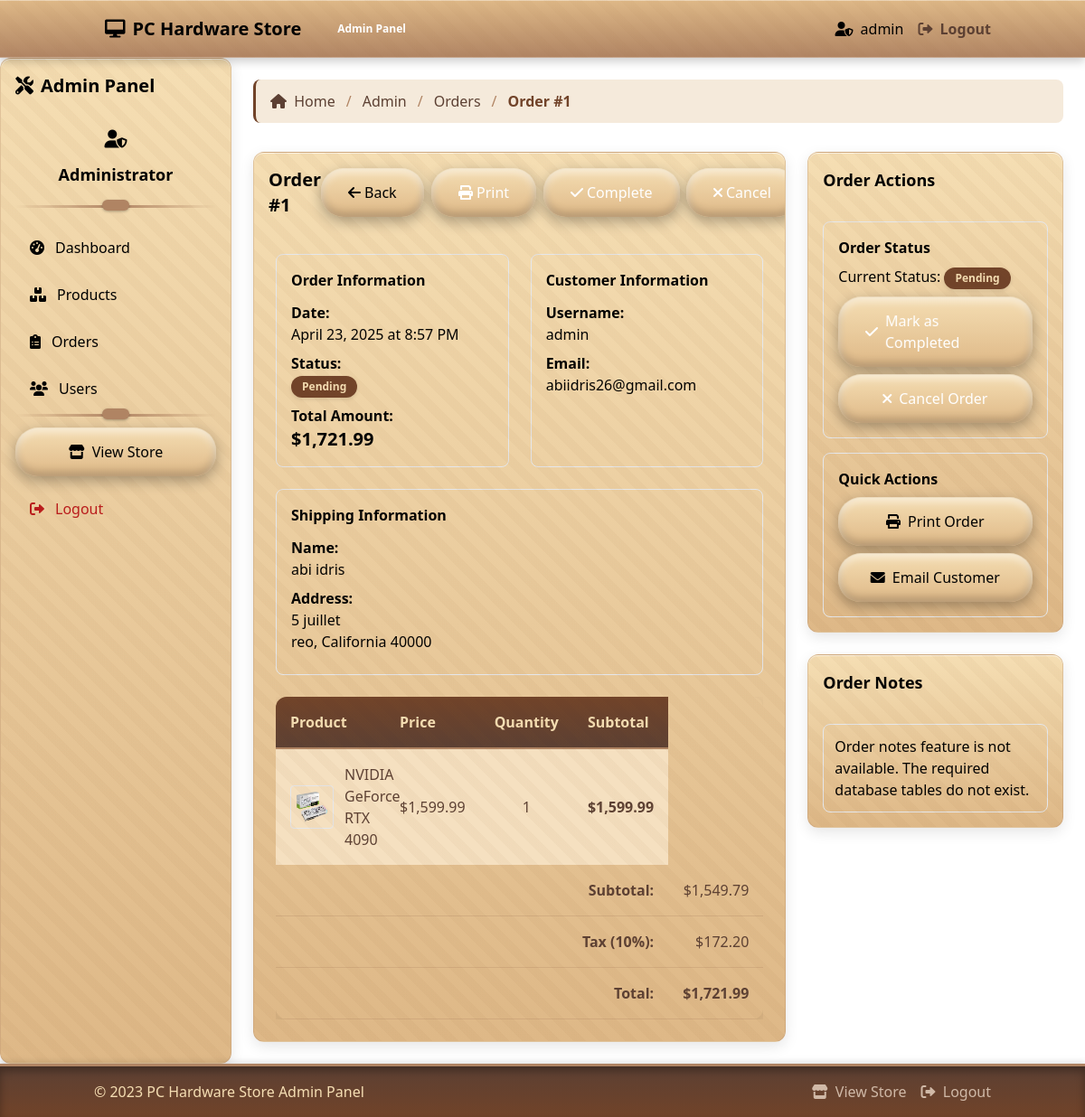
Page /admin/order_detail.php?id=1 (signed in) on the committed database.
### tables this page shows
CREATE TABLE `orders` (
  `id` int(11) NOT NULL,
  `user_id` int(11) DEFAULT NULL,
  `total` decimal(10,2) DEFAULT NULL,
  `status` enum('pending','processing','completed','cancelled') DEFAULT 'pending',
  `created_at` timestamp NOT NULL DEFAULT current_timestamp()
);

CREATE TABLE `users` (
  `id` int(11) NOT NULL,
  `username` varchar(50) NOT NULL,
  `email` varchar(100) NOT NULL,
  `password` varchar(255) NOT NULL,
  `created_at` timestamp NOT NULL DEFAULT current_timestamp(),
  `role` enum('user','admin') DEFAULT 'user',
  `active` tinyint(1) DEFAULT 1
);

CREATE TABLE `shipping_addresses` (
  `id` int(11) NOT NULL,
  `order_id` int(11) DEFAULT NULL,
  `first_name` varchar(100) DEFAULT NULL,
  `last_name` varchar(100) DEFAULT NULL,
  `address` text DEFAULT NULL,
  `city` varchar(100) DEFAULT NULL,
  `state` varchar(100) DEFAULT NULL,
  `zip` varchar(20) DEFAULT NULL
);

CREATE TABLE `order_items` (
  `id` int(11) NOT NULL,
  `order_id` int(11) DEFAULT NULL,
  `product_id` int(11) DEFAULT NULL,
  `quantity` int(11) DEFAULT NULL,
  `price` decimal(10,2) DEFAULT NULL
);

CREATE TABLE `products` (
  `id` int(11) NOT NULL,
  `name` varchar(255) NOT NULL,
  `description` text DEFAULT NULL,
  `price` decimal(10,2) NOT NULL,
  `image` varchar(255) DEFAULT NULL,
  `category` varchar(100) DEFAULT NULL,
  `stock` int(11) DEFAULT 0,
  `socket_type` varchar(50) DEFAULT NULL,
  `ram_type` varchar(50) DEFAULT NULL,
  `wattage` int(11) DEFAULT NULL,
  `form_factor` varchar(50) DEFAULT NULL,
  `created_at` timestamp NOT NULL DEFAULT current_timestamp(),
  `refresh_rate` int(11) DEFAULT NULL
);

### admin/order_detail.php (the view, shortened to what the rows shown need)
<?php
require_once '../includes/db.php';
$order_id = $_GET['id'];
$stmt = $pdo->prepare("
    SELECT o.*, u.username, u.email
    FROM orders o
    JOIN users u ON o.user_id = u.id
    WHERE o.id = ?
");
$stmt->execute([$order_id]);
$order = $stmt->fetch();
$stmt = $pdo->prepare("
    SELECT
        p.id, p.name, p.image,
        oi.quantity, oi.price,
        (oi.quantity * oi.price) AS subtotal
    FROM order_items oi
    JOIN products p ON oi.product_id = p.id
    WHERE oi.order_id = ?
");
$stmt->execute([$order_id]);
$items = $stmt->fetchAll();
$stmt = $pdo->prepare("
    SELECT * FROM shipping_addresses
    WHERE order_id = ?
    ORDER BY id DESC LIMIT 1
");
$stmt->execute([$order_id]);
$shipping_address = $stmt->fetch();
?>
<!DOCTYPE html>
<html lang="en">
<head>
    <link rel="stylesheet" href="https://cdnjs.cloudflare.com/ajax/libs/font-awesome/6.0.0/css/all.min.css">
    <link href="https://cdn.jsdelivr.net/npm/tailwindcss@2.2.19/dist/tailwind.min.css" rel="stylesheet">
    <link rel="stylesheet" href="../assets/css/style.css">
</head>
<body class="flex flex-col min-h-screen bg-amber-50">
    <div class="flex flex-col md:flex-row min-h-screen bg-amber-50 flex-grow">
        <?php require_once 'includes/sidebar.php'; ?>
        <main class="flex-1 p-6">
            <div class="wood-breadcrumbs mb-6">
                <div class="wood-breadcrumb-item">
                    <a href="../index.php"><i class="fas fa-home mr-1"></i> Home</a>
                </div>
                <div class="wood-breadcrumb-item">
                    <a href="index.php">Admin</a>
                </div>
                <div class="wood-breadcrumb-item">
                    <a href="orders.php">Orders</a>
                </div>
                <div class="wood-breadcrumb-item active">
                    Order #<?= $order['id'] ?>
                </div>
            </div>
            <div class="grid grid-cols-1 lg:grid-cols-3 gap-6">
                <div class="lg:col-span-2">
                    <div class="wood-card overflow-hidden rounded-lg shadow-md">
                        <div class="p-4 bg-amber-800 text-white flex justify-between items-center">
                            <h4 class="text-xl font-bold mb-0 text-black">Order #<?= $order['id'] ?></h4>
                            <div class="flex space-x-2">
                                <a href="orders.php" class="wooden-cart-button inline-flex items-center px-3 py-1 bg-amber-700 text-black">
                                </a>
                                <a href="print_order.php?id=<?= $order['id'] ?>" class="wooden-cart-button inline-flex items-center px-3 py-1 bg-blue-600 text-white" target="_blank">
                                </a>
                                <?php if ($order['status'] == 'processing' || $order['status'] == 'pending'): ?>
                                    <a href="update_order.php?id=<?= $order['id'] ?>&status=completed"
                                       class="wooden-cart-button inline-flex items-center px-3 py-1 bg-green-600 text-white"
                                       onclick="return confirm('Mark this order as completed?')">
                                    </a>
                                    <button type="button" id="topCancelBtn"
                                       class="wooden-cart-button inline-flex items-center px-3 py-1 bg-red-600 text-white cancel-order-btn">
                                    </button>
                                <?php endif; ?>
                            </div>
                        </div>
                        <div class="p-6">
                            <div class="grid grid-cols-1 md:grid-cols-2 gap-6 mb-6">
                                <div class="bg-amber-50 p-4 rounded-lg border border-amber-200">
                                    <h5 class="text-amber-900 font-bold mb-3">Order Information</h5>
                                    <p class="mb-2 text-amber-800">
                                        <span class="font-semibold">Date:</span><br>
                                        <?= date('F j, Y \a\t g:i A', strtotime($order['created_at'])) ?>
                                    </p>
                                    <p class="mb-2 text-amber-800">
                                        <span class="font-semibold">Status:</span><br>
                                        <span class="wood-badge inline-block px-2 py-1 rounded text-white text-xs <?=
                                            ($order['status'] == 'completed') ? 'bg-green-600' :
                                            (($order['status'] == 'cancelled') ? 'bg-red-600' : 'bg-amber-600')
                                        ?>">
                                            <?= ucfirst($order['status']) ?>
                                        </span>
                                    </p>
                                    <p class="text-amber-800">
                                        <span class="font-semibold">Total Amount:</span><br>
                                        <span class="text-xl font-bold">$<?= number_format($order['total'], 2) ?></span>
                                    </p>
                                </div>
                                <div class="bg-amber-50 p-4 rounded-lg border border-amber-200">
                                    <h5 class="text-amber-900 font-bold mb-3">Customer Information</h5>
                                    <p class="mb-2 text-amber-800">
                                        <span class="font-semibold">Username:</span><br>
                                        <?= htmlspecialchars($order['username']) ?>
                                    </p>
                                    <p class="mb-2 text-amber-800">
                                        <span class="font-semibold">Email:</span><br>
                                        <?= htmlspecialchars($order['email']) ?>
                                    </p>
                                </div>
                            </div>
                            <?php if ($shipping_address): ?>
                            <div class="bg-amber-50 p-4 rounded-lg border border-amber-200 mb-6">
                                <h5 class="text-amber-900 font-bold mb-3">Shipping Information</h5>
                                <p class="mb-2 text-amber-800">
                                    <span class="font-semibold">Name:</span><br>
                                    <?= htmlspecialchars($shipping_address['first_name'] . ' ' . $shipping_address['last_name']) ?>
                                </p>
                                <p class="mb-2 text-amber-800">
                                    <span class="font-semibold">Address:</span><br>
                                    <?= htmlspecialchars($shipping_address['address']) ?><br>
                                    <?= htmlspecialchars($shipping_address['city']) . ', ' . htmlspecialchars($shipping_address['state']) . ' ' . htmlspecialchars($shipping_address['zip']) ?>
                                </p>
                            </div>
                            <?php endif; ?>
                            <div class="overflow-x-auto">
                                <table class="wood-table w-full">
                                    <thead>
                                        <tr>
                                            <th class="text-left">Product</th>
                                            <th class="text-right">Price</th>
                                            <th class="text-center">Quantity</th>
                                            <th class="text-right">Subtotal</th>
                                        </tr>
                                    </thead>
                                    <tbody>
                                        <?php foreach ($items as $item): ?>
                                            <tr>
                                                <td>
                                                    <div class="flex items-center">
                                                        <img src="../assets/images/products/<?= htmlspecialchars($item['image']) ?>"
                                                             class="w-12 h-12 object-contain mr-3 rounded border border-amber-200"
                                                             alt="<?= htmlspecialchars($item['name']) ?>">
                                                        <div>
                                                            <div class="font-medium text-amber-900"><?= htmlspecialchars($item['name']) ?></div>
                                                        </div>
                                                    </div>
                                                </td>
                                                <td class="text-right text-amber-800">$<?= number_format($item['price'], 2) ?></td>
                                                <td class="text-center text-amber-800"><?= $item['quantity'] ?></td>
                                                <td class="text-right font-bold text-amber-900">$<?= number_format($item['subtotal'], 2) ?></td>
                                            </tr>
                                        <?php endforeach; ?>
                                    </tbody>
                                    <tfoot>
                                        <tr>
                                            <td colspan="4" class="text-right font-bold text-amber-900">Subtotal:</td>
                                            <td class="text-right text-amber-800">$<?= number_format($order['total'] * 0.9, 2) ?></td>
                                        </tr>
                                        <tr>
                                            <td colspan="4" class="text-right font-bold text-amber-900">Tax (10%):</td>
                                            <td class="text-right text-amber-800">$<?= number_format($order['total'] * 0.1, 2) ?></td>
                                        </tr>
                                        <tr>
                                            <td colspan="4" class="text-right font-bold text-amber-900">Total:</td>
                                            <td class="text-right font-bold text-amber-900">$<?= number_format($order['total'], 2) ?></td>
                                        </tr>
                                    </tfoot>
                                </table>
                            </div>
                        </div>
                    </div>
                </div>
                <div class="lg:col-span-1">
                    <div class="wood-card overflow-hidden rounded-lg shadow-md mb-6">
                        <div class="p-4">
                            <div class="space-y-4">
                                <div class="bg-amber-50 p-4 rounded-lg border border-amber-200">
                                    <p class="text-amber-800 mb-2">Current Status:
                                        <span class="wood-badge inline-block px-2 py-1 rounded text-white text-xs <?=
                                            ($order['status'] == 'completed') ? 'bg-green-600' :
                                            (($order['status'] == 'cancelled') ? 'bg-red-600' : 'bg-amber-600')
                                        ?>">
                                            <?= ucfirst($order['status']) ?>
                                        </span>
                                    </p>
                                </div>
                            </div>
                        </div>
                    </div>
                </div>
            </div>
        </main>
    </div>
</body>
</html>

### rows in the picture
orders: id "1", created_at "April 23, 2025 at 8:57 PM", status "Pending", total "1,721.99", user.username "admin", user.email "abiidris26@gmail.com", $order['total']*0.9 "1,549.79", $order['total']*0.1 "172.20"
shipping_addresses: first_name+last_name "abi idris", address "5 juillet", city "reo", state "California", zip "40000"
order_items: product.image (picture), product.name "NVIDIA GeForce RTX 4090", price "1,599.99", quantity "1", subtotal "1,599.99"

### other values in the picture
$_SESSION['username'] "admin"
